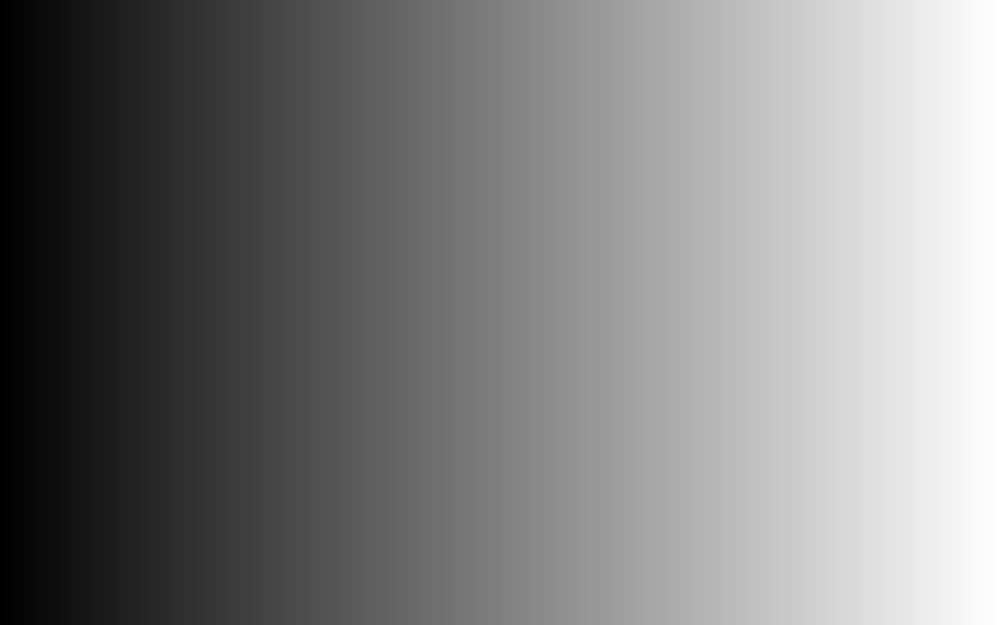
#> input picture Lab3/gradient.png, 1000 x 625 px, shrunk from 2560 x 1600 before the run
$ python lab3.py
#> lines starting #> are read from the running program, lines starting #| are printed output that depends on the picture; after the words box and inside, x2 and y2 are one past the last pixel; in counts of white or black regions, pixels touching at a corner belong together
# Thresholding and negative of an image

import cv2 as cv
import numpy as np
import matplotlib.pyplot as plt

img = cv.imread("gradient.png", 0)
#> img is the input picture: shape (625, 1000); min 0, max 255, mean 127.5
ret, thresh1 = cv.threshold(img, 127, 255, cv.THRESH_BINARY)
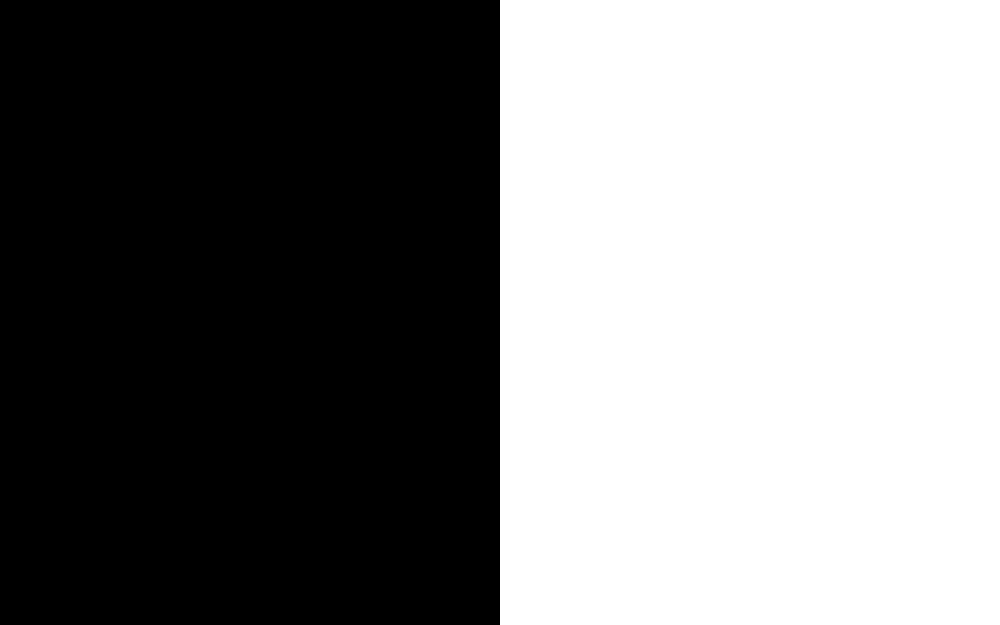
#> thresh1: shape (625, 1000); 50% white; 1 white region, box (x1, y1, x2, y2) and area: (500, 0, 1000, 625) 312500
ret, thresh2 = cv.threshold(img, 127, 255, cv.THRESH_BINARY_INV)
#> thresh2: shape (625, 1000); 50% white; 1 white region, box (x1, y1, x2, y2) and area: (0, 0, 500, 625) 312500

titles = ['Original Image', 'BINARY', 'BINARY INV']
images = [img, thresh1, thresh2]

for i in range (3):
    plt.subplot(1, 3, i+1)
    plt.imshow(images[i], 'gray')
    plt.title(titles[i])
    plt.xticks([])
    plt.yticks([])
plt.show()
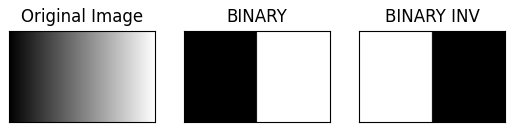
#> figure drawn by matplotlib, 3 panels
